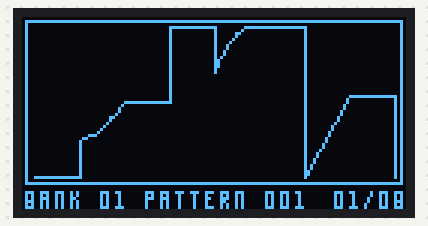
A sketch run on a simulated Arduino Uno, built with avr-gcc and run on an emulated ATmega328P. Shown: 128×64 one-colour display. What the sketch prints to the serial monitor is not drawn.

Above: at 0.3 s.

The sketch:

sketch_display.ino
```cpp
#include <Adafruit_GFX.h>
#include <Adafruit_SSD1306.h>
#include "sprites.h"
#include "generated_data.h"

#define SCREEN_WIDTH 128
#define SCREEN_HEIGHT 64
#define SPACING 3
// DISPLAY_WIDTH_MAX = SCREEN_WIDTH - 4 - 3;
// DISPLAY_HEIGHT_MAX = SCREEN_HEIGHT - SPRITE_HEIGHT - 5 - 3;
#define DISPLAY_WIDTH_MAX 121
#define DISPLAY_HEIGHT_MAX 50

#define OLED_RESET -1

Adafruit_SSD1306 display(SCREEN_WIDTH, SCREEN_HEIGHT, &Wire, OLED_RESET);

const int buttonPin = A2;  // Le bouton est connecté à la broche A2
int buttonState = 0;       // Variable pour stocker l'état du bouton
int currentValue = 1;

void displaySprite(uint8_t position, char spriteChar, uint8_t offset = 0) {
  const uint8_t* selectedSprite = nullptr;

  // Trouver le sprite correspondant au caractère
  for (uint8_t i = 0; i < sizeof(spriteChars); i++) {
    if (spriteChars[i] == spriteChar) {
      selectedSprite = sprites[i];
      break;
    }
  }

  // Si le sprite est trouvé, afficher
  if (selectedSprite) {
    for (uint8_t y = 0; y < SPRITE_HEIGHT; y++) {
      for (uint8_t x = 0; x < SPRITE_WIDTH; x++) {
        if (pgm_read_byte(&(selectedSprite[y * SPRITE_WIDTH + x])) == 1) {
          display.drawPixel(offset + x + 1 + (position * (SPRITE_WIDTH + 2)), y + SCREEN_HEIGHT - SPRITE_HEIGHT, SSD1306_WHITE);
        }
      }
    }
  }
}

void drawSeq(SequenceStep* steps, uint8_t pos, uint8_t offset, uint8_t divided, int count) {
  uint8_t sizeComputed = count * divided;
  uint8_t height = DISPLAY_HEIGHT_MAX - (steps[pos].percentage * DISPLAY_HEIGHT_MAX) / 100;
  uint8_t posDivided = (pos * divided);

  uint8_t heightEnd = 0;
  if (pos < count - 1) {
    heightEnd = DISPLAY_HEIGHT_MAX - (steps[pos + 1].percentage * DISPLAY_HEIGHT_MAX) / 100;
  } else {
    heightEnd = DISPLAY_HEIGHT_MAX - (steps[0].percentage * DISPLAY_HEIGHT_MAX) / 100;
  }
  if (steps[pos].isRamp) {
    if (steps[pos].rampPercentage == 0) {
      // Ramp 0%
      display.drawLine(
        SPACING + offset + posDivided,
        SPACING + height,
        SPACING + offset + posDivided + divided,
        SPACING + heightEnd,
        SSD1306_WHITE);
    } else {
      // Dessiner une courbe en fonction de rampPercentage (entre -100 et 100)
      int numSegments = 10; // Plus de segments pour une courbe plus lisse
      float rampFactor = steps[pos].rampPercentage / 100.0;

      // Limiter le rampFactor à l'intérieur des bornes (-1, 1)
      if (rampFactor < -1.0) rampFactor = -1.0;
      if (rampFactor > 1.0) rampFactor = 1.0;

      for (int i = 0; i < numSegments; i++) {
        float t = (float)i / (float)numSegments;
        float invT = 1 - t;

        // Calculer les coordonnées du point de départ (x1, y1) et du point suivant (x2, y2)
        uint8_t x1 = SPACING + offset + posDivided + t * divided;
        uint8_t y1 = SPACING + (height * invT + heightEnd * t + (10 *rampFactor) * sin(t * M_PI)); // Ajustement de la hauteur avec une courbe sinusoïdale

        float tNext = (float)(i + 1) / (float)numSegments;
        uint8_t x2 = SPACING + offset + posDivided + tNext * divided;
        uint8_t y2 = SPACING + (height * (1 - tNext) + heightEnd * tNext + (10 * rampFactor) * sin(tNext * M_PI));

        // Sécurité pour ne pas dessiner en dessous du pixel 3 sur l'axe y
        if (y1 < SPACING) y1 = SPACING;
        if (y2 < SPACING) y2 = SPACING;

        // Dessiner un segment de ligne entre les deux points
        display.drawLine(x1, y1, x2, y2, SSD1306_WHITE);

        // Ajouter un léger délai pour ne pas surcharger le système
        delay(10);
      }
    }
  } else {
    // Horizontal line
    display.drawLine(
      SPACING + offset + posDivided,
      SPACING + height,
      SPACING + offset + posDivided + divided,
      SPACING + height,
      SSD1306_WHITE);
    // Vertical line
    display.drawLine(
      SPACING + offset + posDivided + divided,
      SPACING + height,
      SPACING + offset + posDivided + divided,
      SPACING + heightEnd,
      SSD1306_WHITE);
  }
}

int ui() {
  display.clearDisplay();

  // Calculer la taille du tableau descriptions[]
  int count = getDescriptionCount();

  // Allouer dynamiquement un tableau de SequenceStep
  SequenceStep* steps = (SequenceStep*)malloc(count * sizeof(SequenceStep));

  // Vérifier si la mémoire a bien été allouée
  if (steps == NULL) {
    Serial.println("Erreur d'allocation mémoire");
    return;
  }

  // Parcourir les descriptions et remplir les séquences
  for (int i = 0; i < count; i++) {
    steps[i] = parseDescription(descriptions[i]);
  }

  // Cadre
  display.drawRect(1, 1, SCREEN_WIDTH - 2, SCREEN_HEIGHT-9, SSD1306_WHITE);

  // écriture B en position
  for (uint8_t y = 0; y < SPRITE_HEIGHT; y++) {
    for (uint8_t x = 0; x < SPRITE_WIDTH; x++) {
      if (pgm_read_byte(&(spriteB[y][x])) == 1) {
        display.drawPixel(x + 1, y + SCREEN_HEIGHT - SPRITE_HEIGHT, SSD1306_WHITE);
      }
    }
  }

  uint8_t divided = DISPLAY_WIDTH_MAX / count;
  uint8_t offset = (DISPLAY_WIDTH_MAX - (divided * count)) / 2;
  if ((DISPLAY_WIDTH_MAX - (divided * count)) % 2 != 0) {
    offset++;  // Ajouter 1 si la division n'était pas exacte
  }
  for (int i = 0; i < count; i++) {
    drawSeq(steps, i, offset, divided, count);
  }

  // Display sprites
  displaySprite(0, 'B');
  displaySprite(1, 'A');
  displaySprite(2, 'N');
  displaySprite(3, 'K');
  displaySprite(4, ' ');
  displaySprite(5, '0');
  displaySprite(6, '1');
  displaySprite(7, ' ');
  displaySprite(8, 'P');
  displaySprite(9, 'A');
  displaySprite(10, 'T');
  displaySprite(11, 'T');
  displaySprite(12, 'E');
  displaySprite(13, 'R');
  displaySprite(14, 'N');
  displaySprite(15, ' ');
  displaySprite(16, '0');
  displaySprite(17, '0');
  displaySprite(18, '1');
  displaySprite(19, ' ');
   // Convertir `currentValue` en chaîne de caractères
  char incrementedValue[3];
  sprintf(incrementedValue, "%02d", currentValue);  // Assure que le nombre est affiché sur 2 chiffres
  // Afficher les deux parties du nombre
  displaySprite(20, incrementedValue[0], 3);  // Dizaine
  displaySprite(21, incrementedValue[1], 3);  // Unité
  //displaySprite(20, '1', 3);
  //displaySprite(21, '6', 3);
  displaySprite(22, '/', 3);
  char sizeArray[2];
  convertSizeToCharArray(count, sizeArray);
  displaySprite(23, sizeArray[0], 3);
  displaySprite(24, sizeArray[1], 3);

  display.display(); // Affiche tout
  // Libérer la mémoire allouée
  free(steps);
  // pour loop() avec switch basic
  return count;
}

void setup() {
  // Configure la broche A2 comme entrée avec pull-up interne
  pinMode(buttonPin, INPUT_PULLUP);

  // Initialisation de la communication série à 9600 bauds
  Serial.begin(9600);

  // Attendre que la console soit prête (utile sur certains systèmes)
  while (!Serial) {
    ; // Ne rien faire tant que la connexion série n'est pas établie
  }

  Serial.print("Step Lfo Table - Display");

  if(!display.begin(SSD1306_SWITCHCAPVCC, 0x3C)) {
    Serial.println(F("SSD1306 allocation failed"));
    for(;;);
  }

  ui();
}

//unsigned long previousMillis = 0;  // Variable pour stocker le dernier moment où le bouton a été pressé
//const long interval = 1000;        // Intervalle de 2 secondes

void loop() {
  /*buttonState = digitalRead(buttonPin);

  // Obtenir le temps actuel
  unsigned long currentMillis = millis();

  // Appelle la fonction ui() pour mettre à jour l'affichage
  int count = ui();

  // Vérifier si le bouton est pressé et si suffisamment de temps s'est écoulé depuis la dernière incrémentation
  if (buttonState == LOW && currentMillis - previousMillis >= interval) {
    currentValue++;  // Incrémenter `currentValue`

    // Si `currentValue` dépasse `count`, réinitialiser à 01
    if (currentValue > count) {
      currentValue = 1; // Remet à 01
    }

    // Mettre à jour le dernier moment où l'incrémentation a eu lieu
    previousMillis = currentMillis;
  }*/
}
```

generated_data.h
```cpp
//
// Created by Stéphane Bressani on 14.09.2024.
// generate_data.h
//
// Static Sequence, this project doesn't have to goal of do something more complex
// I use my Ardiuno uno only for design the UI core for SSD1306
// I want doing something more complex later on Bela mini
//

#ifndef GENERATED_DATA_H
#define GENERATED_DATA_H

// Tableau généré automatiquement à partir du fichier data.txt
/*const int percentages[] = {
        0, 25, 50, 100, 70, 100, 0, 55
        //0, 70, 0, 95, 0, 30, 0, 75,
        //0, 25, 50, 100, 70, 100, 0, 55, 0, 70, 0, 95, 0, 30, 0, 75,
        // 0, 25, 50, 100, 70, 100, 0, 55, 0, 70, 0, 95, 0, 30, 0, 75,
        // 0, 25, 50, 100, 70, 100, 0, 55, 0, 70, 0, 95, 0, 30, 0, 75
};*/

struct SequenceStep {
    int percentage;     // Valeur en pourcentage
    bool isRamp;        // Indique si c'est une ramp
    int rampPercentage; // Pourcentage optionnel pour la ramp (0 si non applicable)
};

const char* descriptions[] = {
        "0%",
        "25% ramp 25%",
        "50%",
        "100%",
        "70% ramp -50%",
        "100%",
        "0% ramp 0%",
        "55%"
};
/*
String descriptions[] = {
        "0%",
        "25% ramp 25%",
        "50%",
        "100%",
        "70%",
        "100%"
};*/

// Fonction pour calculer la taille du tableau descriptions[]
int getDescriptionCount() {
    return sizeof(descriptions) / sizeof(descriptions[0]);
}

// Fonction pour analyser une description et créer un SequenceStep
SequenceStep parseDescription(String description) {
    SequenceStep step;
    int rampIndex = description.indexOf("ramp");

    // Si "ramp" est trouvé dans la chaîne
    if (rampIndex != -1) {
        step.isRamp = true;

        // Extraire le premier pourcentage (avant "ramp")
        step.percentage = description.substring(0, rampIndex - 1).toInt();

        // Extraire le pourcentage de la ramp (après "ramp")
        step.rampPercentage = description.substring(rampIndex + 5).toInt();
    } else {
        step.isRamp = false;

        // Extraire le pourcentage directement
        step.percentage = description.substring(0, description.length() - 1).toInt();

        // Pas de ramp, donc rampPercentage est 0
        step.rampPercentage = 0;
    }

    return step;
}

void convertSizeToCharArray(int size, char result[2]) {
    if (size >= 0 && size <= 9) {
        // Si le nombre est à un seul chiffre, ajouter un '0' devant
        result[0] = '0';
        result[1] = size + '0';  // Convertir le chiffre en caractère ASCII
    } else if (size >= 10 && size <= 99) {
        // Si le nombre est à deux chiffres
        result[0] = (size / 10) + '0';  // Convertir le premier chiffre
        result[1] = (size % 10) + '0';  // Convertir le second chiffre
    }
}

#endif // GENERATED_DATA_H
```

sprites.h
```cpp
//
// Created by Stéphane Bressani on 14.09.2024.
// sprites.h
//
// All the sprites I need for my SSD1306 (3 width / 6 height)
//

#ifndef SPRITES_H
#define SPRITES_H

#include <avr/pgmspace.h> // Nécessaire pour PROGMEM dans les fichiers externes

#define SPRITE_WIDTH 3
#define SPRITE_HEIGHT 6

const uint8_t sprite0[SPRITE_HEIGHT][SPRITE_WIDTH] PROGMEM = {
        {1, 1, 1},
        {1, 0, 1},
        {1, 0, 1},
        {1, 0, 1},
        {1, 0, 1},
        {1, 1, 1},
};
const uint8_t sprite1[SPRITE_HEIGHT][SPRITE_WIDTH] PROGMEM = {
        {1, 1, 0},
        {0, 1, 0},
        {0, 1, 0},
        {0, 1, 0},
        {0, 1, 0},
        {1, 1, 1},
};
const uint8_t sprite2[SPRITE_HEIGHT][SPRITE_WIDTH] PROGMEM = {
        {1, 1, 1},
        {1, 0, 1},
        {1, 0, 1},
        {0, 0, 1},
        {0, 1, 0},
        {1, 1, 1},
};
const uint8_t sprite3[SPRITE_HEIGHT][SPRITE_WIDTH] PROGMEM = {
        {1, 1, 1},
        {0, 0, 1},
        {0, 0, 1},
        {0, 1, 1},
        {0, 0, 1},
        {1, 1, 1},
};
const uint8_t sprite4[SPRITE_HEIGHT][SPRITE_WIDTH] PROGMEM = {
        {0, 1, 0},
        {0, 1, 0},
        {1, 0, 0},
        {1, 1, 1},
        {0, 1, 0},
        {0, 1, 0},
};
const uint8_t sprite5[SPRITE_HEIGHT][SPRITE_WIDTH] PROGMEM = {
        {1, 1, 1},
        {1, 0, 0},
        {1, 1, 0},
        {0, 0, 1},
        {0, 0, 1},
        {1, 1, 1},
};
const uint8_t sprite6[SPRITE_HEIGHT][SPRITE_WIDTH] PROGMEM = {
        {1, 1, 1},
        {1, 0, 0},
        {1, 0, 0},
        {1, 1, 1},
        {1, 0, 1},
        {1, 1, 1},
};
const uint8_t sprite7[SPRITE_HEIGHT][SPRITE_WIDTH] PROGMEM = {
        {1, 1, 1},
        {0, 0, 1},
        {0, 1, 0},
        {0, 1, 0},
        {1, 0, 0},
        {1, 0, 0},
};
const uint8_t sprite8[SPRITE_HEIGHT][SPRITE_WIDTH] PROGMEM = {
        {1, 1, 1},
        {1, 0, 1},
        {1, 0, 1},
        {1, 1, 1},
        {1, 0, 1},
        {1, 1, 1},
};
const uint8_t sprite9[SPRITE_HEIGHT][SPRITE_WIDTH] PROGMEM = {
        {1, 1, 1},
        {1, 0, 1},
        {1, 1, 1},
        {0, 0, 1},
        {0, 0, 1},
        {1, 1, 1},
};
const uint8_t spriteB[SPRITE_HEIGHT][SPRITE_WIDTH] PROGMEM = {
        {1, 1, 1},
        {1, 0, 1},
        {1, 0, 1},
        {1, 1, 1},
        {1, 0, 1},
        {1, 1, 1},
};
const uint8_t spriteA[SPRITE_HEIGHT][SPRITE_WIDTH] PROGMEM = {
        {1, 1, 1},
        {1, 0, 1},
        {1, 1, 1},
        {1, 0, 1},
        {1, 0, 1},
        {1, 0, 1},
};
const uint8_t spriteN[SPRITE_HEIGHT][SPRITE_WIDTH] PROGMEM = {
        {1, 1, 1},
        {1, 0, 1},
        {1, 0, 1},
        {1, 0, 1},
        {1, 0, 1},
        {1, 0, 1},
};
const uint8_t spriteK[SPRITE_HEIGHT][SPRITE_WIDTH] PROGMEM = {
        {1, 0, 1},
        {1, 0, 1},
        {1, 1, 0},
        {1, 0, 1},
        {1, 0, 1},
        {1, 0, 1},
};
const uint8_t spriteP[SPRITE_HEIGHT][SPRITE_WIDTH] PROGMEM = {
        {1, 1, 1},
        {1, 0, 1},
        {1, 1, 1},
        {1, 0, 0},
        {1, 0, 0},
        {1, 0, 0},
};
const uint8_t spriteT[SPRITE_HEIGHT][SPRITE_WIDTH] PROGMEM = {
        {1, 1, 1},
        {0, 1, 0},
        {0, 1, 0},
        {0, 1, 0},
        {0, 1, 0},
        {0, 1, 0},
};
const uint8_t spriteE[SPRITE_HEIGHT][SPRITE_WIDTH] PROGMEM = {
        {1, 1, 1},
        {1, 0, 0},
        {1, 1, 0},
        {1, 0, 0},
        {1, 0, 0},
        {1, 1, 1},
};
const uint8_t spriteR[SPRITE_HEIGHT][SPRITE_WIDTH] PROGMEM = {
        {1, 1, 1},
        {1, 0, 1},
        {1, 1, 1},
        {1, 1, 0},
        {1, 0, 1},
        {1, 0, 1},
};
const uint8_t spriteS[SPRITE_HEIGHT][SPRITE_WIDTH] PROGMEM = {
        {1, 1, 1},
        {1, 0, 0},
        {1, 1, 1},
        {0, 0, 1},
        {0, 0, 1},
        {1, 1, 1},
};
const uint8_t spriteI[SPRITE_HEIGHT][SPRITE_WIDTH] PROGMEM = {
        {1, 1, 1},
        {0, 1, 0},
        {0, 1, 0},
        {0, 1, 0},
        {0, 1, 0},
        {1, 1, 1},
};
const uint8_t spriteZ[SPRITE_HEIGHT][SPRITE_WIDTH] PROGMEM = {
        {1, 1, 1},
        {0, 0, 1},
        {0, 1, 0},
        {0, 1, 0},
        {1, 0, 0},
        {1, 1, 1},
};
const uint8_t spriteSlash[SPRITE_HEIGHT][SPRITE_WIDTH] PROGMEM = {
        {0, 0, 1},
        {0, 0, 1},
        {0, 1, 0},
        {0, 1, 0},
        {1, 0, 0},
        {1, 0, 0},
};

const uint8_t* sprites[] = {sprite0[0], sprite1[0], sprite2[0], sprite3[0], sprite4[0], sprite5[0], sprite6[0], sprite7[0], sprite8[0], sprite9[0], spriteB[0], spriteA[0], spriteN[0], spriteK[0], spriteP[0], spriteT[0], spriteE[0], spriteR[0], spriteS[0], spriteI[0], spriteZ[0], spriteSlash[0]};
const char spriteChars[] = {'0', '1', '2', '3', '4', '5', '6', '7', '8', '9', 'B', 'A', 'N', 'K', 'P', 'T', 'E', 'R', 'S', 'I', 'Z', '/'};

#endif
```
